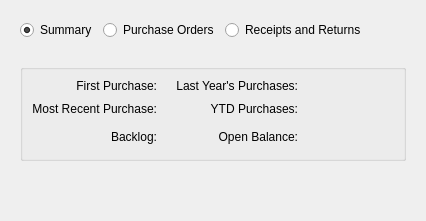
     <widget class="QWidget" name="_ordersTab">
      <attribute name="title">
       <string>Orders</string>
      </attribute>
      <layout class="QVBoxLayout" name="verticalLayout_15">
       <item>
        <widget class="QFrame" name="f_ordersFrame">
         <property name="frameShape">
          <enum>QFrame::NoFrame</enum>
         </property>
         <property name="frameShadow">
          <enum>QFrame::Raised</enum>
         </property>
         <layout class="QHBoxLayout" name="horizontalLayout_11">
          <item>
           <widget class="QRadioButton" name="_summaryButton">
            <property name="text">
             <string>Summary</string>
            </property>
            <property name="checked">
             <bool>true</bool>
            </property>
           </widget>
          </item>
          <item>
           <widget class="QRadioButton" name="_purchaseOrdersButton">
            <property name="text">
             <string>Purchase Orders</string>
            </property>
           </widget>
          </item>
          <item>
           <widget class="QRadioButton" name="_receiptsReturnsButton">
            <property name="text">
             <string>Receipts and Returns</string>
            </property>
           </widget>
          </item>
          <item>
           <spacer>
            <property name="orientation">
             <enum>Qt::Horizontal</enum>
            </property>
            <property name="sizeHint" stdset="0">
             <size>
              <width>40</width>
              <height>20</height>
             </size>
            </property>
           </spacer>
          </item>
         </layout>
        </widget>
       </item>
       <item>
        <widget class="QStackedWidget" name="_ordersStack">
         <property name="currentIndex">
          <number>0</number>
         </property>
         <widget class="QWidget" name="_summaryPage">
          <layout class="QVBoxLayout" name="verticalLayout_2">
           <item>
            <widget class="QGroupBox" name="_summaryGroup">
             <property name="title">
              <string/>
             </property>
             <layout class="QGridLayout" name="gridLayout_4">
              <item row="0" column="0">
               <widget class="QLabel" name="_firstPurchaseLit">
                <property name="text">
                 <string>First Purchase:</string>
                </property>
                <property name="alignment">
                 <set>Qt::AlignRight|Qt::AlignTrailing|Qt::AlignVCenter</set>
                </property>
                <property name="buddy">
                 <cstring>_firstPurchase</cstring>
                </property>
               </widget>
              </item>
              <item row="0" column="1">
               <widget class="DLineEdit" name="_firstPurchase">
                <property name="enabled">
                 <bool>false</bool>
                </property>
               </widget>
              </item>
              <item row="0" column="2">
               <widget class="QLabel" name="_lastYearsPurchasesLit">
                <property name="text">
                 <string>Last Year's Purchases:</string>
                </property>
                <property name="alignment">
                 <set>Qt::AlignRight|Qt::AlignTrailing|Qt::AlignVCenter</set>
                </property>
               </widget>
              </item>
              <item row="0" column="3">
               <widget class="XLabel" name="_lastYearsPurchases">
                <property name="minimumSize">
                 <size>
                  <width>50</width>
                  <height>0</height>
                 </size>
                </property>
               </widget>
              </item>
              <item row="1" column="0">
               <widget class="QLabel" name="_lastPurchaseLit">
                <property name="text">
                 <string>Most Recent Purchase:</string>
                </property>
                <property name="alignment">
                 <set>Qt::AlignRight|Qt::AlignTrailing|Qt::AlignVCenter</set>
                </property>
                <property name="buddy">
                 <cstring>_lastPurchase</cstring>
                </property>
               </widget>
              </item>
              <item row="1" column="1">
               <widget class="DLineEdit" name="_lastPurchase">
                <property name="enabled">
                 <bool>false</bool>
                </property>
               </widget>
              </item>
              <item row="1" column="2">
               <widget class="QLabel" name="_ytdPurchasesLit">
                <property name="text">
                 <string>YTD Purchases:</string>
                </property>
                <property name="alignment">
                 <set>Qt::AlignRight|Qt::AlignTrailing|Qt::AlignVCenter</set>
                </property>
               </widget>
              </item>
              <item row="1" column="3">
               <widget class="XLabel" name="_ytdPurchases">
                <property name="minimumSize">
                 <size>
                  <width>50</width>
                  <height>0</height>
                 </size>
                </property>
               </widget>
              </item>
              <item row="1" column="4">
               <spacer name="horizontalSpacer_8">
                <property name="orientation">
                 <enum>Qt::Horizontal</enum>
                </property>
                <property name="sizeHint" stdset="0">
                 <size>
                  <width>0</width>
                  <height>20</height>
                 </size>
                </property>
               </spacer>
              </item>
              <item row="2" column="0">
               <widget class="QLabel" name="_backlogLit">
                <property name="text">
                 <string>Backlog:</string>
                </property>
                <property name="alignment">
                 <set>Qt::AlignRight|Qt::AlignTrailing|Qt::AlignVCenter</set>
                </property>
               </widget>
              </item>
              <item row="2" column="1">
               <widget class="XLabel" name="_backlog">
                <property name="minimumSize">
                 <size>
                  <width>0</width>
                  <height>24</height>
                 </size>
                </property>
               </widget>
              </item>
              <item row="2" column="2">
               <widget class="QLabel" name="_openBalanceLit">
                <property name="text">
                 <string>Open Balance:</string>
                </property>
                <property name="alignment">
                 <set>Qt::AlignRight|Qt::AlignTrailing|Qt::AlignVCenter</set>
                </property>
               </widget>
              </item>
              <item row="2" column="3">
               <widget class="XLabel" name="_openBalance">
                <property name="minimumSize">
                 <size>
                  <width>50</width>
                  <height>0</height>
                 </size>
                </property>
               </widget>
              </item>
             </layout>
            </widget>
           </item>
           <item>
            <spacer name="verticalSpacer_5">
             <property name="orientation">
              <enum>Qt::Vertical</enum>
             </property>
             <property name="sizeHint" stdset="0">
              <size>
               <width>20</width>
               <height>40</height>
              </size>
             </property>
            </spacer>
           </item>
          </layout>
         </widget>
         <widget class="QWidget" name="_purchaseOrdersPage">
          <layout class="QVBoxLayout" name="verticalLayout_13"/>
         </widget>
         <widget class="QWidget" name="_receiptsReturnsPage">
          <layout class="QVBoxLayout" name="verticalLayout_14"/>
         </widget>
        </widget>
       </item>
      </layout>
     </widget>
